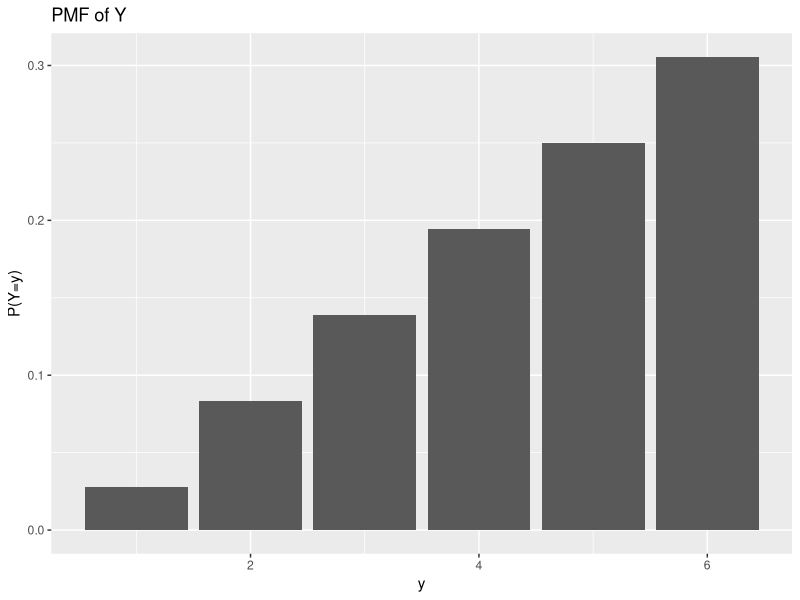
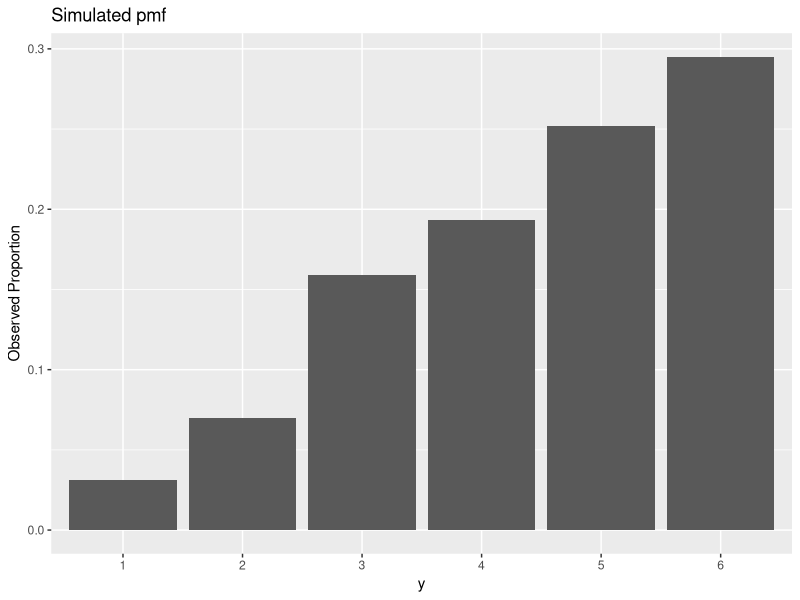

The R script that drew these images, in order:
## ---- chunk 1
#PMF
library(ggplot2)
y <-1:6
y
py <-c(1/36,3/36,5/36,7/36,9/36,11/36)
py
dd <- data.frame(High=y,Probs = py)
dd
#Expected mean/value
mu<-sum(y*py)
mu
#Variance
EY2<-sum(y^2*py)
sigma2<-EY2-mu^2
sigma2
#Standard Deviation
sigma<-sqrt(sigma2)
sigma
## ---- chunk 2
#PMF Plot
dd <-data.frame(y=y, probs=py)
ggplot(aes(x=y, y=probs), data=dd) + geom_bar(stat='identity') + ylab('P(Y=y)') + ggtitle('PMF of Y')
## ---- chunk 3
#Expected mean/value
EZ<-2*mu+1
EZ
#Variance
vZ<-2^2*sigma2
vZ
## ---- chunk 4
one.Y <- function() {
Roll.space <- c(1,2,3,4,5,6)
red <- sample(Roll.space,1,replace=TRUE)
white <- sample(Roll.space,1,replace=TRUE)
RollNumber <- c(red,white)
maxNumber <- max(RollNumber)
return(maxNumber)
}
one.Y()
## ---- chunk 5
set.seed(3000)
many.Y <-replicate(1000,one.Y())
## ---- chunk 6
df<- data.frame(x=as.factor(many.Y))
ggplot(aes(x=as.factor(many.Y)), data=df) +
geom_bar(aes(y=(..count..)/(sum(..count..)))) +
ylab('Observed Proportion') + xlab('y') +
ggtitle('Simulated pmf')
## ---- chunk 7
#Mean
Mean <- mean(many.Y)
Mean
## ---- chunk 8
#Variance
Variance <- var(many.Y)
Variance
## ---- chunk 9
#Standard Dev
SDev <- sd(many.Y)
SDev
## ---- chunk 10
one.Z <- function() {
Roll.space1 <- c(1,2,3,4,5,6)
red1 <- sample(Roll.space1,1,replace=TRUE)
white1 <- sample(Roll.space1,1,replace=TRUE)
RollNumber1 <- c(red1,white1)
maxNumber1 <- max(RollNumber1)
return((2*maxNumber1)+1)
}
one.Z()
## ---- chunk 11
set.seed(3000)
many.Z <- replicate(1000, one.Z())
## ---- chunk 12
#Mean1
Mean1 <- mean(many.Z)
Mean1
## ---- chunk 13
#Variance1
Variance1 <- var(many.Z)
Variance1
